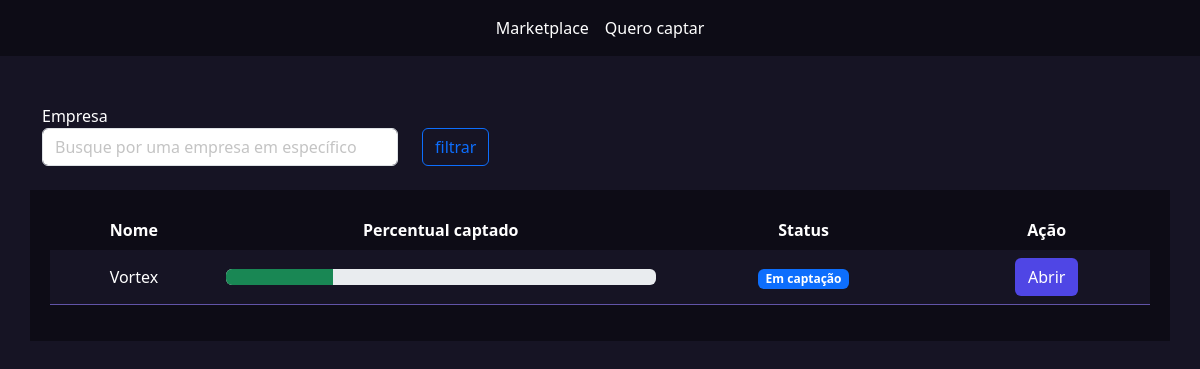
Before: /empresarios/listar_empresas/ (signed in) with the older database file.
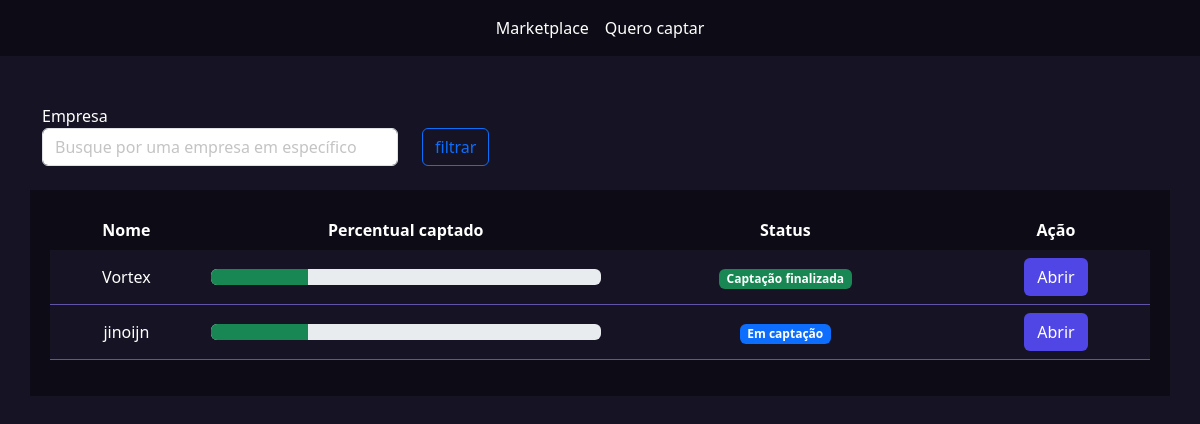
After: the same page with the newer database file.
### empresarios/models.py (models this page shows, shortened)
class Empresas(models.Model):
    tempo_existencia_choices = (
        ("-6", "Menos de 6 meses"),
        ("+6", "Mais de 6 meses"),
        ("+1", "Mais de 1 ano"),
        ("+5", "Mais de 5 anos"),
    )
    estagio_choices = (
        ("I", "Tenho apenas uma idea"),
        ("MVP", "Possuo um MVP"),
        ("MVPP", "Possuo um MVP com clientes pagantes"),
        ("E", "Empresa pronta para escalar"),
    )
    area_choices = (
        ("ED", "Ed-tech"),
        ("FT", "Fintech"),
        ("AT", "Agrotech"),
    )
    user = models.ForeignKey(User, on_delete=models.DO_NOTHING)
    nome = models.CharField(max_length=50)
    cnpj = models.CharField(max_length=30)
    site = models.URLField()
    tempo_existencia = models.CharField(
        max_length=2, choices=tempo_existencia_choices, default="-6"
    )
    descricao = models.TextField()
    data_final_captacao = models.DateField()
    percentual_equity = models.IntegerField()  # Percentual esperado
    estagio = models.CharField(
        max_length=4, choices=estagio_choices, default="I"
    )
    area = models.CharField(max_length=3, choices=area_choices)
    publico_alvo = models.CharField(max_length=3)
    valor = models.DecimalField(
        max_digits=9, decimal_places=2
    )  # Valor total a ser vendido
    pitch = models.FileField(upload_to="pitchs")
    logo = models.FileField(upload_to="logo")
    @property
    def status(self):
        if date.today() > self.data_final_captacao:
            return mark_safe(
                '<span class="badge bg-success">Captação finalizada</span>'
            )
        return mark_safe('<span class="badge bg-primary">Em captação</span>')

### empresarios/views.py (the view)
# urls.py: path("listar_empresas/", views.listar_empresas, name="listar_empresas"),
def listar_empresas(request):
    if not request.user.is_authenticated:
        return redirect("/usuarios/logar")
    if request.method == "GET":
        empresas = Empresas.objects.filter(user=request.user)
        return render(request, "listar_empresas.html", {"empresas": empresas})

### empresarios/templates/listar_empresas.html (shortened to what this page needs)
{% extends "base.html" %}
{% load static %}
{% block 'head' %}
<link rel="stylesheet" href="{% static 'empresarios/css/listar_empresas.css' %}">
<link rel="stylesheet" href="{% static 'usuarios/css/usuarios.css' %}">
{% endblock 'head' %}
{% block 'body' %}
    {% include "partials/barra_navegacao.html" %}
    <br><br>
    <div class="container">
        <div class="row">
            <div class="col-md-4">
                <form action="{% url 'listar_empresas' %}" method="GET">
                <label>Empresa</label>
                <input type="text" name="empresa" class="form-control" placeholder="Busque por uma empresa em específico">
            </div>
            <div class="col-md">
                <br>
                <input type="submit" value="filtrar" class="btn btn-outline-primary">
            </div>
        </div>
    </div>
    <br>
    <div class="container dark-color container_empresas">
        <table class="table">
            <thead >
              <tr class="cabecalho" style="background-color: transparent !important;">
                <th class="cabecalho" scope="col">Nome</th>
                <th class="cabecalho" scope="col">Percentual captado</th>
                <th class="cabecalho" scope="col">Status</th>
                <th class="cabecalho" scope="col">Ação</th>
              </tr>
            </thead>
            <tbody>
                {% for empresa in empresas %}
                    <tr class="linha">
                        <td class="linha">{{empresa.nome}}</td>
                        <td class="linha">
                            <div class="progress">
                                <div class="progress-bar bg-success" role="progressbar" style="width: 25%" aria-valuenow="25" aria-valuemin="0" aria-valuemax="100"></div>
                            </div>
                        </td>
                        <td class="linha">{{empresa.status}}</td>
                        <td class="linha"><a href="{% url 'empresa' empresa.id %}" class="btn btn-indigo-normal">Abrir</a></td>
                    </tr>
                {% endfor %}
            </tbody>
          </table>
    </div>
{% endblock 'body' %}

Changed rows visible on the page:
changed Empresas "Vortex": data_final_captacao "2024-08-29" → "2024-08-01" (drawn); status "Em captação" → "Captação finalizada"
added Empresas: nome "jinoijn", status "Em captação"
